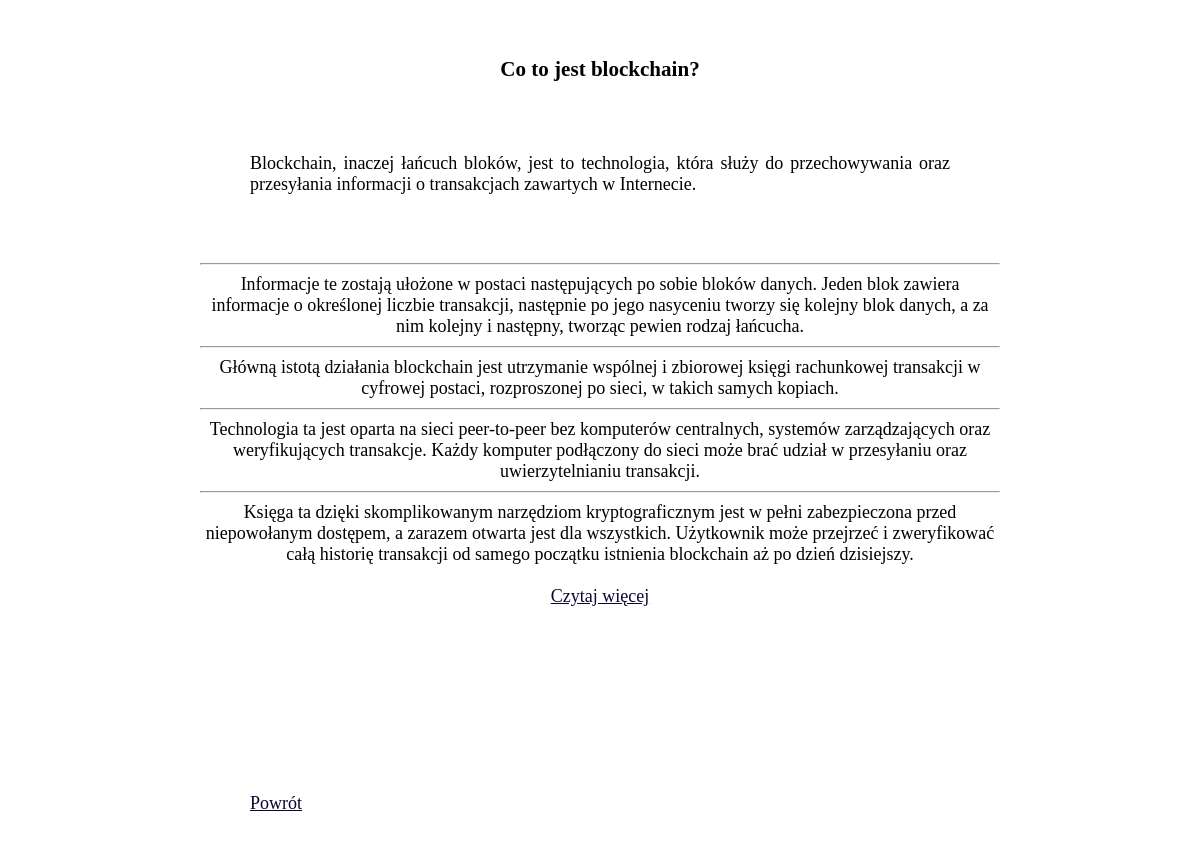
The page /cryptoapp/basic/1 on the database its author committed.
### cryptoapp/models.py (models this page shows, shortened)
class Basic(models.Model):
    name = models.CharField(max_length=50,verbose_name="Nazwa")
    description = models.TextField(verbose_name="Opis")

### cryptoapp/views.py (the view)
def basics_szczegoly(request, basic_id):
    action = 'Basic o ID = ' + str(basic_id)
    basic = get_object_or_404(Basic, pk=basic_id)
    return render(request, 'cryptoapp/basic/details.html', locals())

### cryptoapp/templates/cryptoapp/basic/details.html (shortened to what this page needs)
{% extends 'cryptoapp/base.html' %}
{% block content %}
    {% if basic %}
        <h3>{{ basic.name }}</h3>
        <p>{{ basic.description |safe}}</p>
        <p>
            <a href="{% url 'basic' %}"> Powrót</a>
        </p>
    {% endif %}
{% endblock content %}

### cryptoapp/static/css/style.css (style rules this page uses)
html { background-image: url(https://img.freepik.com/darmowe-zdjecie/3d-ilustracyjny-cyfrowy-blokowy-lancuchowy-kod-niska-wielokatna-siatka-trojkatow-swiecacych-w-sieci-niebieskich-kropek_92790-116.jpg?w=996); background-size: cover; background-color:rgba(255, 89, 0, 0.945)(114, 40, 40); font-family: 'Arial', Sans-serif; font-size: 18px; }
body { background-color: rgba(255, 255, 255, 0.866); font-family: 'Times New Roman', Times, serif; font-size: 18px; color: rgb(0, 0, 0); width: 800px; text-align: center; padding: 15px 15px 15px 15px; margin: auto auto; }
p { text-align: justify; text-justify: inter-word; padding: 50px; border: 1px; }
a:link { color:rgb(16, 4, 48) }

### rows shown on the page
Basic: name "Co to jest blockchain?", description "Blockchain, inaczej łańcuch bloków, jest to technologia, która służy do przechowywania oraz przesyłania informacji o transakcjach zawartych w Internecie. Informacje te zostają ułożone w postaci następujących po sobie bloków danych. Jeden blok zawiera informacje o określonej liczbie transakcji, następnie po jego nasyceniu tworzy się kolejny blok danych, a za nim kolejny i następny, tworząc pewien rodzaj łańcucha. Główną istotą działania blockchain jest utrzymanie wspólnej i zbiorowej księgi rachunkowej transakcji w cyfrowej postaci, rozproszonej po sieci, w takich samych kopiach. Technologia ta jest oparta na sieci peer-to-peer bez komputerów centralnych, systemów zarządzających oraz…"
